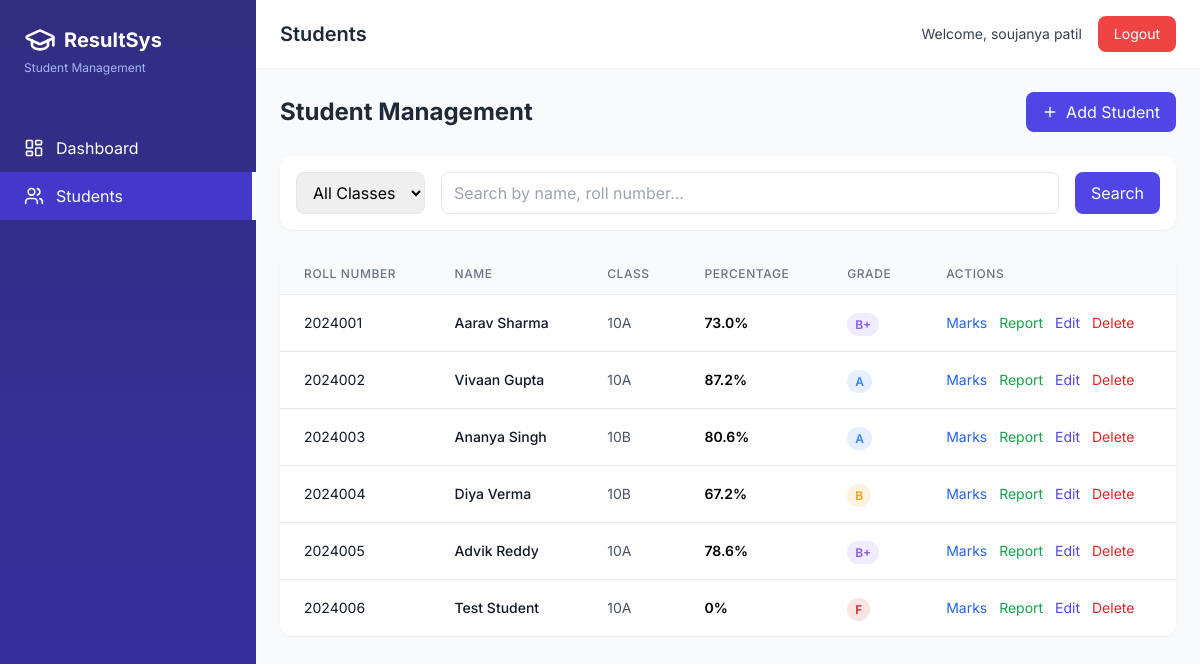
The page /students (signed in) on the database as committed earlier.
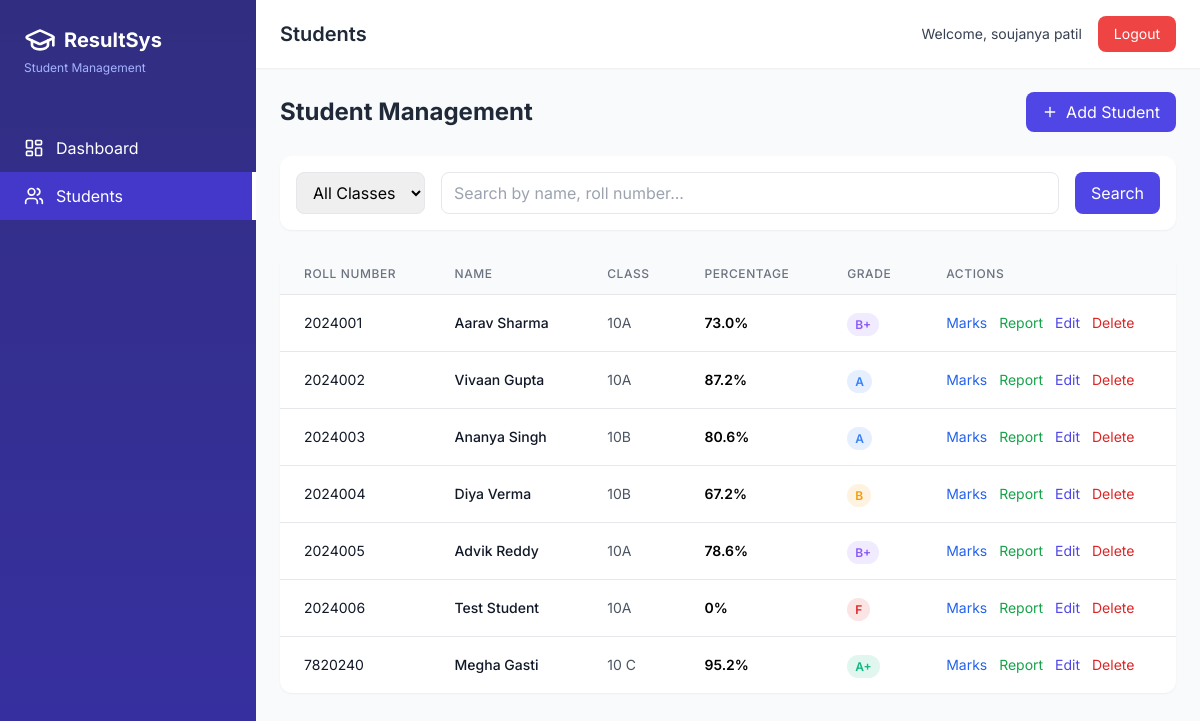
The same page on the database as committed later.
### models.py (models this page shows, shortened)
class Student(db.Model):
    __tablename__ = 'students'
    id = db.Column(db.Integer, primary_key=True)
    roll_number = db.Column(db.String(20), unique=True, nullable=False)
    name = db.Column(db.String(100), nullable=False)
    class_name = db.Column(db.String(20), nullable=False)
    parent_contact = db.Column(db.String(15))
    email = db.Column(db.String(100))
    admission_year = db.Column(db.Integer)
    created_at = db.Column(db.DateTime, default=datetime.utcnow)
    results = db.relationship('Result', backref='student', lazy=True, cascade='all, delete-orphan')
    def get_percentage(self):
        if not self.results:
            return 0
        total_obtained = sum(r.marks_obtained for r in self.results)
        total_possible = sum(r.total_marks for r in self.results)
        return round((total_obtained / total_possible) * 100, 2) if total_possible > 0 else 0
    def get_grade(self):
        percentage = self.get_percentage()
        if percentage >= 90:
            return ('A+', '#10b981', 'Outstanding')
        elif percentage >= 80:
            return ('A', '#3b82f6', 'Excellent')
        elif percentage >= 70:
            return ('B+', '#8b5cf6', 'Very Good')
        elif percentage >= 60:
            return ('B', '#f59e0b', 'Good')
        elif percentage >= 50:
            return ('C', '#f97316', 'Average')
        elif percentage >= 40:
            return ('D', '#ef4444', 'Pass')
        else:
            return ('F', '#dc2626', 'Fail')

class Result(db.Model):
    __tablename__ = 'results'
    id = db.Column(db.Integer, primary_key=True)
    student_id = db.Column(db.Integer, db.ForeignKey('students.id'), nullable=False)
    subject_id = db.Column(db.Integer, db.ForeignKey('subjects.id'), nullable=False)
    marks_obtained = db.Column(db.Float, nullable=False)
    total_marks = db.Column(db.Integer, default=100)
    exam_type = db.Column(db.String(20), default='Final Exam')
    created_at = db.Column(db.DateTime, default=datetime.utcnow)
    __table_args__ = (
        db.UniqueConstraint('student_id', 'subject_id', name='unique_student_subject'),
    )

### app.py (the view)
@app.route('/students')
@login_required
def students_list():
    class_filter = request.args.get('class', '')
    search = request.args.get('search', '')
    query = Student.query
    if class_filter:
        query = query.filter(Student.class_name == class_filter)
    if search:
        query = query.filter(
            Student.name.contains(search) |
            Student.roll_number.contains(search)
        )
    students = query.order_by(Student.roll_number).all()
    all_classes = db.session.query(Student.class_name).distinct().all()
    class_list = [c[0] for c in all_classes if c[0]]
    return render_template('students.html', students=students, classes=class_list)

### app.py (called while the page is built)
def login_required(f):
    @wraps(f)
    def decorated_function(*args, **kwargs):
        if 'user_id' not in session:
            flash('Please login first', 'error')
            return redirect(url_for('login'))
        return f(*args, **kwargs)
    return decorated_function

### templates/students.html (shortened to what this page needs)
{% extends "base.html" %}
{% block title %}Students{% endblock %}
{% block content %}
<div class="flex justify-between items-center mb-6">
    <h2 class="text-2xl font-bold text-gray-800">Student Management</h2>
    <a href="{{ url_for('add_student') }}" class="bg-indigo-600 hover:bg-indigo-700 text-white px-4 py-2 rounded-lg flex items-center space-x-2 transition-all">
        <i data-lucide="plus" class="w-4 h-4"></i>
        <span>Add Student</span>
    </a>
</div>
<div class="bg-white rounded-xl shadow-sm p-4 mb-6">
    <div class="flex space-x-4">
        <select id="classFilter" class="px-3 py-2 border rounded-lg focus:outline-none focus:ring-2 focus:ring-indigo-500">
            <option value="">All Classes</option>
        </select>
        <input type="text" id="searchInput" placeholder="Search by name, roll number..." class="flex-1 px-3 py-2 border rounded-lg focus:outline-none focus:ring-2 focus:ring-indigo-500">
        <button onclick="applyFilters()" class="bg-indigo-600 text-white px-4 py-2 rounded-lg hover:bg-indigo-700">Search</button>
    </div>
</div>
<div class="bg-white rounded-xl shadow-sm overflow-hidden">
    <table class="w-full">
        <thead class="bg-gray-50 border-b">
            <tr>
                <th class="px-6 py-3 text-left text-xs font-medium text-gray-500 uppercase tracking-wider">Roll Number</th>
                <th class="px-6 py-3 text-left text-xs font-medium text-gray-500 uppercase tracking-wider">Name</th>
                <th class="px-6 py-3 text-left text-xs font-medium text-gray-500 uppercase tracking-wider">Class</th>
                <th class="px-6 py-3 text-left text-xs font-medium text-gray-500 uppercase tracking-wider">Percentage</th>
                <th class="px-6 py-3 text-left text-xs font-medium text-gray-500 uppercase tracking-wider">Grade</th>
                <th class="px-6 py-3 text-left text-xs font-medium text-gray-500 uppercase tracking-wider">Actions</th>
            </tr>
        </thead>
        <tbody class="divide-y divide-gray-200">
            {% for student in students %}
            <tr class="hover:bg-gray-50 transition-all">
                <td class="px-6 py-4 text-sm text-gray-900">{{ student.roll_number }}</td>
                <td class="px-6 py-4 text-sm font-medium text-gray-900">{{ student.name }}</td>
                <td class="px-6 py-4 text-sm text-gray-600">{{ student.class_name }}</td>
                <td class="px-6 py-4 text-sm font-semibold">{{ student.get_percentage() }}%</td>
                <td class="px-6 py-4">
                    {% set grade_info = student.get_grade() %}
                    <span class="px-2 py-1 text-xs font-semibold rounded-full" style="background: {{ grade_info[1] }}20; color: {{ grade_info[1] }}">
                        {{ grade_info[0] }}
                    </span>
                </td>
                <td class="px-6 py-4 text-sm space-x-2">
                    <a href="{{ url_for('view_results', student_id=student.id) }}" class="text-blue-600 hover:text-blue-800">Marks</a>
                    <a href="{{ url_for('report_card', student_id=student.id) }}" class="text-green-600 hover:text-green-800">Report</a>
                    <a href="{{ url_for('edit_student', id=student.id) }}" class="text-indigo-600 hover:text-indigo-800">Edit</a>
                    <a href="{{ url_for('delete_student', id=student.id) }}" class="text-red-600 hover:text-red-800" onclick="return confirm('Delete this student?')">Delete</a>
                </td>
            </tr>
            {% else %}
            <tr>
                <td colspan="6" class="px-6 py-8 text-center text-gray-500">
                    No students found. Click "Add Student" to get started.
                </td>
            </tr>
            {% endfor %}
        </tbody>
    </table>
</div>
{% endblock %}

### templates/base.html (shortened to what this page needs)
<!DOCTYPE html>
<html lang="en">
<head>
    <script src="https://cdn.tailwindcss.com"></script>
</head>
<body class="bg-gray-50">
    <div class="flex h-screen">
        <div class="w-64 bg-gradient-to-b from-indigo-900 to-indigo-800 text-white fixed h-full overflow-y-auto">
            <div class="p-6">
                <div class="flex items-center space-x-2">
                    <i data-lucide="graduation-cap" class="w-8 h-8"></i>
                    <h1 class="text-xl font-bold">ResultSys</h1>
                </div>
                <p class="text-indigo-300 text-xs mt-1">Student Management</p>
            </div>
            <nav class="mt-6">
                <a href="{{ url_for('dashboard') }}" class="flex items-center px-6 py-3 hover:bg-indigo-700 transition-all {% if request.endpoint == 'dashboard' %}bg-indigo-700 border-r-4 border-white{% endif %}">
                    <i data-lucide="layout-dashboard" class="w-5 h-5"></i>
                    <span class="ml-3">Dashboard</span>
                </a>
                <a href="{{ url_for('students_list') }}" class="flex items-center px-6 py-3 hover:bg-indigo-700 transition-all {% if request.endpoint == 'students_list' %}bg-indigo-700 border-r-4 border-white{% endif %}">
                    <i data-lucide="users" class="w-5 h-5"></i>
                    <span class="ml-3">Students</span>
                </a>
            </nav>
        </div>
        <div class="flex-1 ml-64">
            <div class="bg-white shadow-sm sticky top-0 z-10">
                <div class="px-6 py-4 flex justify-between items-center">
                    <h2 class="text-xl font-semibold text-gray-800">{% block title %}Dashboard{% endblock %}</h2>
                    <div class="flex items-center space-x-4">
                        <span class="text-sm text-gray-700">Welcome, {{ session.get('username', 'User') }}</span>
                        <a href="/logout" class="bg-red-500 hover:bg-red-600 text-white px-4 py-2 rounded-lg text-sm">
                            Logout
                        </a>
                    </div>
                </div>
            </div>
            <div class="p-6">
                {% block content %}{% endblock %}
            </div>
        </div>
    </div>
</body>
</html>

### templates/base.html (style rules this page uses)
body { font-family: 'Inter', sans-serif; }
.transition-all { transition: all 0.3s ease; }

Rows that differ between the two databases and show on the page:
added Student: roll_number "7820240", name "Megha Gasti", class_name "10 C", get_percentage "95.2", grade_info "A+"
